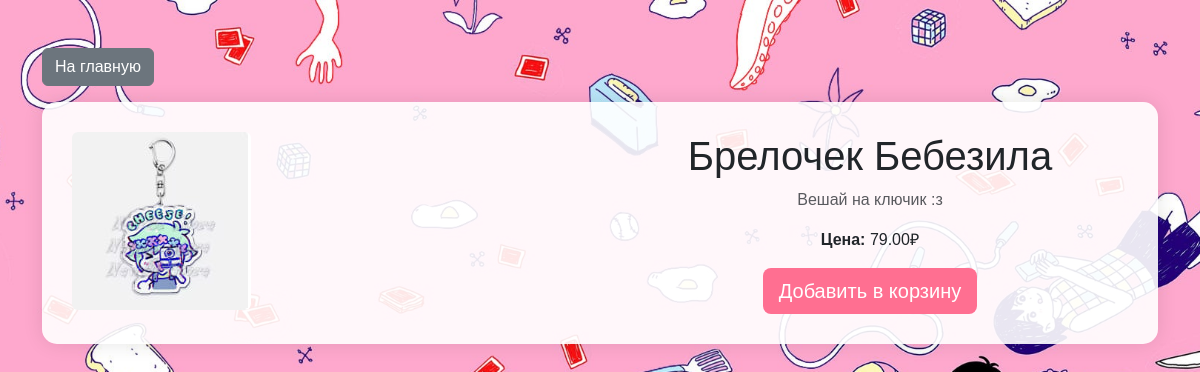
The page /product/8/ on the database its author committed.
### shop/models.py (models this page shows, shortened)
class Product(models.Model):
    category = models.ForeignKey(Category, on_delete=models.CASCADE, related_name='products', verbose_name="Категория")
    name = models.CharField(max_length=200, verbose_name="Название товара")
    description = models.TextField(blank=True, verbose_name="Описание")
    price = models.DecimalField(max_digits=10, decimal_places=2, verbose_name="Цена")
    image = models.ImageField(upload_to='products/', blank=True, verbose_name="Изображение")
    created_at = models.DateTimeField(auto_now_add=True, verbose_name="Дата добавления")
    class Meta:
        verbose_name = "Товар"
        verbose_name_plural = "Товары"
        ordering = ['name']

### shop/views.py (the view)
# urls.py: path('product/<int:product_id>/', views.product_detail, name='product_detail'),  # Страница товара
def product_detail(request, product_id):
    product = get_object_or_404(Product, id=product_id)
    return render(request, 'shop/product_detail.html', {'product': product})

### shop/templates/shop/product_detail.html (shortened to what this page needs)
<!DOCTYPE html>
<!DOCTYPE html>
<html lang="en">
<head>
    <link href="https://cdn.jsdelivr.net/npm/bootstrap@5.3.0-alpha3/dist/css/bootstrap.min.css" rel="stylesheet">
</head>
<body>
    <div class="container mt-5">
        <a href="/" class="btn btn-secondary mb-3">На главную</a>
        <div class="content-box">
            <div class="row">
                <div class="col-md-6">
                    <img src="{{ product.image.url }}" alt="{{ product.name }}" class="img-fluid rounded" style="max-height: 400px; object-fit: cover;">
                </div>
                <div class="col-md-6">
                    <h1 class="text-center">{{ product.name }}</h1>
                    <p class="text-muted text-center">{{ product.description }}</p>
                    <p class="text-center"><strong>Цена: </strong>{{ product.price }}₽</p>
                    <div class="text-center">
                        <a href="{% url 'cart_add' product.id %}" class="btn btn-custom btn-lg">Добавить в корзину</a>
                    </div>
                </div>
            </div>
        </div>
    </div>
</body>
</html>

### shop/templates/shop/product_detail.html (style rules this page uses)
body { background: url('/static/images/Wboq_w.jpg') no-repeat center center fixed; background-size: cover; font-family: Arial, sans-serif; }
.content-box { background: rgba(255, 255, 255, 0.9); padding: 30px; border-radius: 15px; box-shadow: 0 0 20px rgba(0, 0, 0, 0.1); }
.btn-custom { background-color: #ff6f91; color: white; border: none; transition: background-color 0.3s ease; }

### rows shown on the page
Product: image (picture), name "Брелочек Бебезила", description "Вешай на ключик :з", price "79.00"
